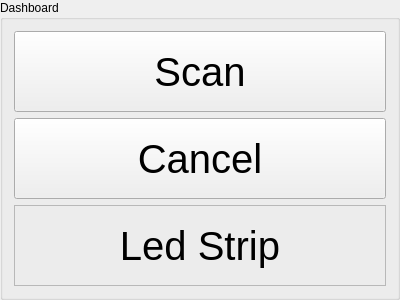
<?xml version="1.0" encoding="UTF-8"?>
<ui version="4.0">
 <class>dashboard_group_box</class>
 <widget class="QGroupBox" name="dashboard_group_box">
  <property name="geometry">
   <rect>
    <x>0</x>
    <y>0</y>
    <width>400</width>
    <height>300</height>
   </rect>
  </property>
  <property name="windowTitle">
   <string>Dashboard</string>
  </property>
  <property name="title">
   <string>Dashboard</string>
  </property>
  <layout class="QVBoxLayout" name="verticalLayout">
   <item>
    <widget class="QPushButton" name="scan_push_button">
     <property name="sizePolicy">
      <sizepolicy hsizetype="Minimum" vsizetype="MinimumExpanding">
       <horstretch>0</horstretch>
       <verstretch>0</verstretch>
      </sizepolicy>
     </property>
     <property name="styleSheet">
      <string notr="true">font-size: 30pt;</string>
     </property>
     <property name="text">
      <string>Scan</string>
     </property>
    </widget>
   </item>
   <item>
    <widget class="QPushButton" name="cancel_push_button">
     <property name="sizePolicy">
      <sizepolicy hsizetype="Minimum" vsizetype="MinimumExpanding">
       <horstretch>0</horstretch>
       <verstretch>0</verstretch>
      </sizepolicy>
     </property>
     <property name="autoFillBackground">
      <bool>false</bool>
     </property>
     <property name="styleSheet">
      <string notr="true">font-size: 30pt;</string>
     </property>
     <property name="text">
      <string>Cancel</string>
     </property>
     <property name="flat">
      <bool>false</bool>
     </property>
    </widget>
   </item>
   <item>
    <widget class="QLabel" name="led_strip_label">
     <property name="sizePolicy">
      <sizepolicy hsizetype="MinimumExpanding" vsizetype="MinimumExpanding">
       <horstretch>0</horstretch>
       <verstretch>0</verstretch>
      </sizepolicy>
     </property>
     <property name="autoFillBackground">
      <bool>false</bool>
     </property>
     <property name="styleSheet">
      <string notr="true">font-size: 30pt;</string>
     </property>
     <property name="frameShape">
      <enum>QFrame::StyledPanel</enum>
     </property>
     <property name="frameShadow">
      <enum>QFrame::Raised</enum>
     </property>
     <property name="text">
      <string>Led Strip</string>
     </property>
     <property name="alignment">
      <set>Qt::AlignCenter</set>
     </property>
    </widget>
   </item>
  </layout>
 </widget>
 <resources/>
 <connections/>
</ui>
